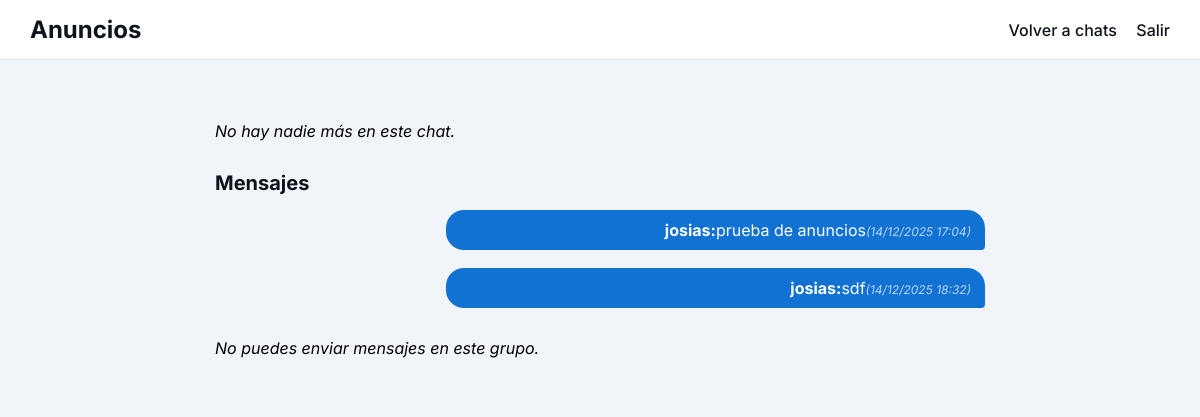
The page /chat/grupo/1/ (signed in) on the database its author committed.
### chat/models.py (models this page shows, shortened)
class ChatGroup(models.Model):
    name = models.CharField(max_length=150)
    description = models.TextField(blank=True)
    is_public = models.BooleanField(default=False)   # anuncios, visible a todos
    is_private = models.BooleanField(default=False)  # si True, sólo miembros pueden ver/participar
    members = models.ManyToManyField(settings.AUTH_USER_MODEL, related_name='chat_groups', blank=True)
    created_at = models.DateTimeField(auto_now_add=True)

class Message(models.Model):
    group = models.ForeignKey(ChatGroup, on_delete=models.CASCADE, related_name='messages')
    sender = models.ForeignKey(settings.AUTH_USER_MODEL, on_delete=models.CASCADE)
    content = models.TextField()
    timestamp = models.DateTimeField(auto_now_add=True)
    class Meta:
        ordering = ['timestamp']

### users/models.py (models this page shows, shortened)
class CustomUser(AbstractUser):
    role = models.CharField(max_length=10, choices=ROLE_CHOICES, default='employee')
    department = models.ForeignKey(Department, null=True, blank=True, on_delete=models.SET_NULL, related_name='employees')
    fecha_contratacion = models.DateField(null=True, blank=True)
    phone = models.CharField(max_length=20, blank=True)
    address = models.CharField(max_length=255, blank=True)
    avatar = models.ImageField(upload_to='avatars/', null=True, blank=True)

### chat/views.py (the view)
# urls.py: path("grupo/<int:group_id>/", views.chat_group_detail, name="chat_group_detail"),
@login_required
def chat_group_detail(request, group_id):
    user = request.user
    grupo = get_object_or_404(ChatGroup, id=group_id)
    if not grupo.is_public and user not in grupo.members.all():
        return redirect("chat:chat_groups_list")
    mensajes = Message.objects.filter(group=grupo).order_by('timestamp')
    solo = grupo.members.count() <= 1
    puede_enviar = grupo.is_public is False and user not in grupo.members.all() == False
    if request.method == "POST":
        content = request.POST.get("content","").strip()
        if content:
            Message.objects.create(group=grupo, sender=user, content=content)
            return redirect("chat:chat_group_detail", group_id=group_id)
    return render(request, "chat/chat_group_detail.html", {
        "grupo": grupo,
        "mensajes": mensajes,
        "puede_enviar": (user.role in ['admin','manager']) if grupo.name.lower()=='anuncios' else (user in grupo.members.all() or grupo.is_public),
        "form": None,
        "empleado": user,
        "solo_en_grupo": solo,
    })

### templates/chat/chat_group_detail.html (shortened to what this page needs)
{% load static %}
<!DOCTYPE html>
<html lang="es">
<head>
    <link rel="stylesheet" href="{% static 'css/chat.css' %}">
</head>
<body>
<header>
    <div class="logo">{{ grupo.name }}</div>
    <nav>
        <a href="{% url 'chat:chat_groups_list' %}">Volver a chats</a>
        <a href="{% url 'users:logout' %}">Salir</a>
    </nav>
</header>
<div class="container">
    {% if solo_en_grupo %}
    <p><em>No hay nadie más en este chat.</em></p>
{% endif %}
    <h2>Mensajes</h2>
    <ul class="messages">
        {% for m in mensajes %}
           {% if m.sender == empleado %}
    <li class="chat-bubble receiver">
        {{ m.content }}
        <em style="display:block; font-size:0.75rem; margin-top:4px;">({{ m.timestamp|date:"d/m/Y H:i" }})</em>
    </li>
{% else %}
    <li class="chat-bubble sender">
        <strong>{{ m.sender.get_full_name|default:m.sender.username }}:</strong> {{ m.content }}
        <em style="display:block; font-size:0.75rem; margin-top:4px;">({{ m.timestamp|date:"d/m/Y H:i" }})</em>
    </li>
{% endif %}
        {% empty %}
            <li>No hay mensajes.</li>
        {% endfor %}
    </ul>
    {% if puede_enviar %}
    <form class="send-message" onsubmit="event.preventDefault(); sendChatWS(document.getElementById('msg-input').value); document.getElementById('msg-input').value='';">
  <input id="msg-input" class="chat-input" placeholder="Escribe un mensaje..." />
  <button type="submit" class="chat-send-btn">Enviar</button>
</form>
    {% else %}
    <p><em>No puedes enviar mensajes en este grupo.</em></p>
    {% endif %}
</div>
</body>
</html>

### static/css/chat.css (style rules this page uses)
*, *::before, *::after { box-sizing: border-box; }
body { font-family: 'Inter', 'Noto Sans', sans-serif; background-color: #f1f5f9; margin: 0; padding: 0; }
header { display: flex; justify-content: space-between; align-items: center; background-color: #fff; padding: 15px 30px; border-bottom: 1px solid #e7edf3; position: sticky; top: 0; z-index: 100; }
header .logo { font-weight: 700; font-size: 1.5rem; color: #0d141b; }
header nav a { margin-left: 20px; text-decoration: none; color: #0d141b; font-weight: 500; }
.container { max-width: 800px; margin: 30px auto; padding: 0 15px; }
h2 { font-size: 1.25rem; color: #0d141b; margin-top: 30px; margin-bottom: 15px; }
.chat-bubble { max-width: 70%; padding: 12px 15px; margin-bottom: 10px; border-radius: 15px; position: relative; word-wrap: break-word; }
.chat-bubble.sender { background-color: #1172d4; color: white; margin-left: auto; border-bottom-right-radius: 0; }
ul.messages { list-style: none; padding: 0; }
header { display: flex; justify-content: space-between; align-items: center; background-color: #fff; padding: 15px 30px; border-bottom: 1px solid #e2e8f0; }
header nav a { margin-left: 15px; text-decoration: none; color: #0d141b; font-weight: 500; }
.container { max-width: 800px; margin: 30px auto; padding: 15px; background-color: #f1f5f9; border-radius: 10px; }
.messages { list-style: none; padding: 0; margin: 0 0 20px 0; }
.chat-bubble { padding: 10px 15px; border-radius: 20px; margin-bottom: 10px; max-width: 75%; word-wrap: break-word; }
.sender { background-color: #1172d4; color: #fff; margin-left: auto; text-align: right; }
ul.messages { display: flex !important; flex-direction: column !important; gap: 8px; }
ul.messages > li { display: flex !important; width: 100% !important; }
ul.messages > li.sender { justify-content: flex-end !important; }
ul.messages > li.sender, ul.messages > li.receiver { max-width: 70% !important; padding: 10px 14px !important; border-radius: 18px !important; word-wrap: break-word; }
ul.messages > li.sender { background-color: #1172d4 !important; color: #ffffff !important; margin-left: auto !important; border-bottom-right-radius: 4px !important; }
ul.messages > li em { display: block; font-size: 0.7rem; opacity: 0.7; margin-top: 4px; }

### rows shown on the page
ChatGroup: name "Anuncios"
Message: sender.get_full_name "josias", content "prueba de anuncios", timestamp "14/12/2025 17:04"
Message: sender.get_full_name "josias", content "sdf", timestamp "14/12/2025 18:32"
